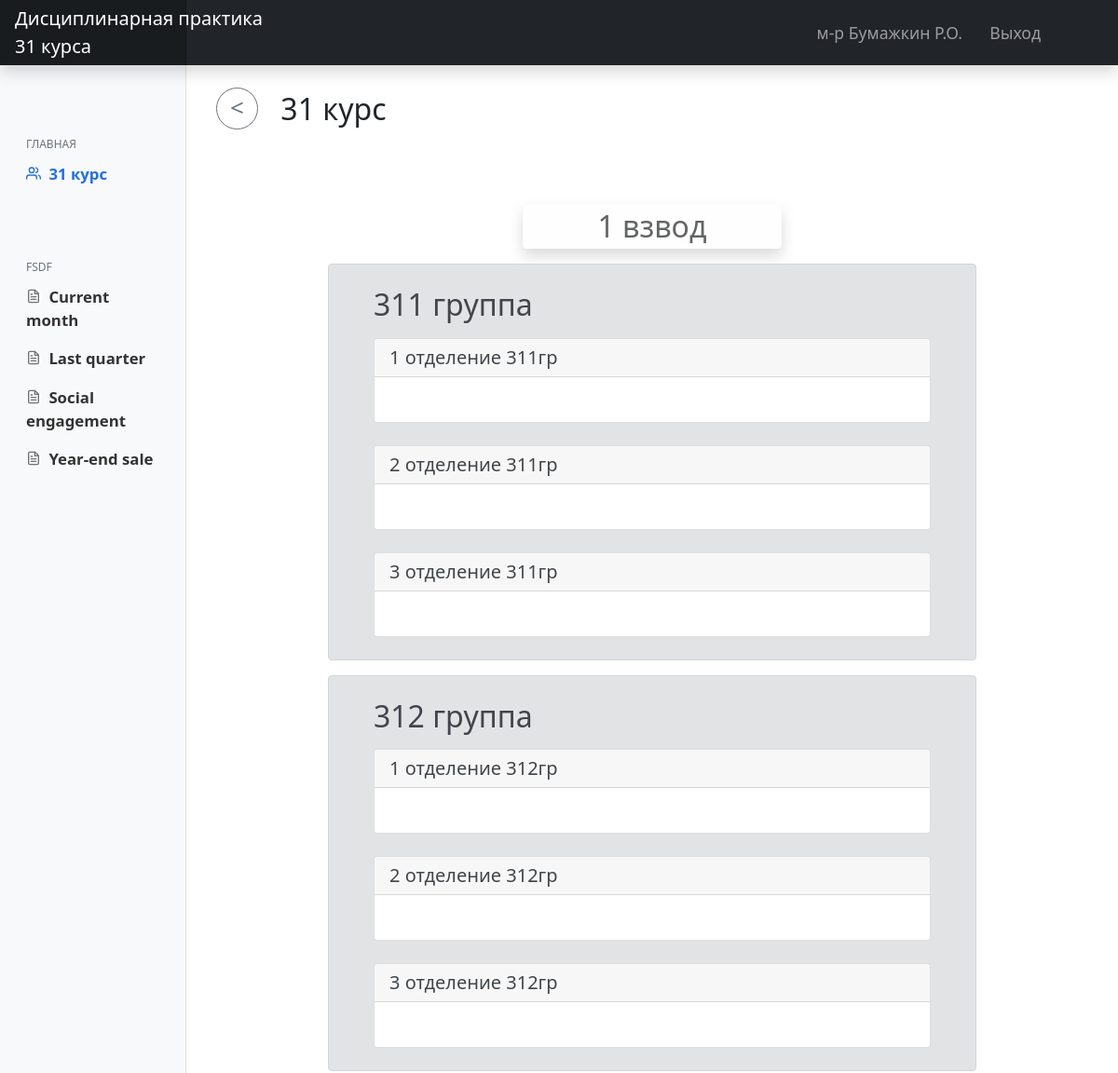
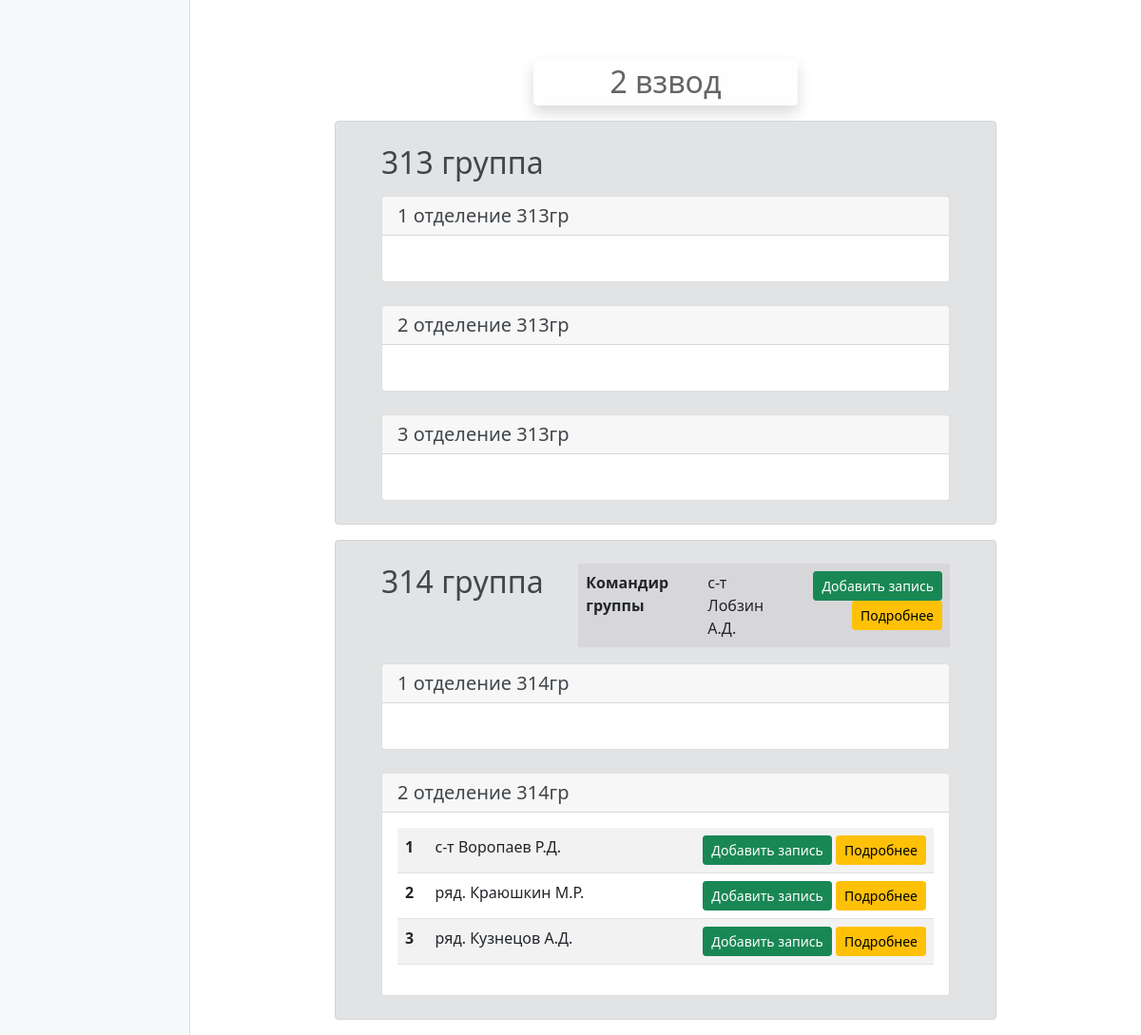
The app's page /group_content/ (signed in) with its own data (2 pictures, top to bottom).
### main/models.py (models this page shows, shortened)
class CustomUser(AbstractUser):
    LS = 1
    KO = 2
    KG = 3
    KOF = 4
    ST = 5
    NK = 6
    ROLE_CHOICES = (
        (LS, 'Курсант'),
        (KO, 'Командир отделения'),
        (KG, 'Командир группы'),
        (KOF, 'Курсовой офицер'),
        (ST, 'Старшина курса'),
        (NK, 'Начальник курса')
    )
    RANG_CHOICES = (
        ('ряд.', 'Рядовой'),
        ('мл.с-т', 'Мл.Сержант'),
        ('с-т', 'Сержант'),
        ('ст.с-т', 'Ст.Сержант'),
        ('пр-к', 'Прапорщик'),
        ('ст.пр-к', 'Ст.Прапорщик'),
        ('л-т', 'Лейтенант'),
        ('ст.л-т', 'Ст.Лейтенант'),
        ('к-н', 'Капитан'),
        ('м-р', 'Майор'),
        ('п/п-к', 'Подполковник'),
        ('п-к', 'Полковник')
    )
    role = models.PositiveSmallIntegerField('Должность', choices=ROLE_CHOICES, blank=True, null=True)
    first_name = models.CharField('Имя', max_length=50, blank=True, null=True)
    last_name = models.CharField('Фамилия', max_length=50, blank=True, null=True)
    surname = models.CharField('Отчество', max_length=50, blank=True, null=True)
    rang = models.CharField('Воинское звание', choices=RANG_CHOICES, max_length=50, blank=True, null=True)
    category = TreeForeignKey('Category', on_delete=models.PROTECT, related_name='staff', verbose_name='Подразделение',
                              blank=True, null=True)
    slug = models.SlugField(max_length=255, help_text='Заполняется автоматически!', db_index=True, blank=True)
    def get_FIO(self):
        if self.last_name:
            return str(self.rang) + ' ' + str(self.last_name) + ' ' + str(self.first_name[0].upper()) + '.' + str(
                self.surname[0].upper()) + '.'
        else:
            return "'unknown'"

class Category(MPTTModel):
    COURSE_TYPE = "course"
    PLATOON_TYPE = "platoon"
    GROUP_TYPE = "group"
    UNIT_TYPE = "unit"
    type_choices = [
        (COURSE_TYPE, "Курс"),
        (PLATOON_TYPE, "Взвод"),
        (GROUP_TYPE, "Группа"),
        (UNIT_TYPE, "Отделение"),
    ]
    title = models.CharField(max_length=50, unique=True, verbose_name='Название позразделения')
    type = models.CharField(choices=type_choices, max_length=25, verbose_name="Тип категории")
    parent = TreeForeignKey('self', on_delete=models.PROTECT, null=True, blank=True, related_name='children',
                            db_index=True, verbose_name='Родительская категория')
    slug = models.SlugField()
    class MPTTMeta:
        order_insertion_by = ['title']
    class Meta:
        unique_together = [['parent', 'slug']]
        verbose_name = 'Категория'
        verbose_name_plural = 'Категории'
    def __str__(self):
        return self.title

### main/views.py (the view)
# urls.py: path('group_content/', GroupsContentView.as_view(), name='view_group_content'),
class GroupsContentView(LoginRequiredMixin, UserPassesTestMixin, ListView):
    def test_func(self):
        return self.request.user.role > CustomUser.LS
    model = CustomUser
    context_object_name = 'cadets'
    template_name = 'main/content_groups.html'
    def get_queryset(self):
        login_user = self.request.user
        main_node = self.request.user.category
        if main_node.is_leaf_node():
            cadets = main_node.staff.exclude(slug=login_user.slug)
        else:
            cadets = CustomUser.objects.none()
            nodes = main_node.get_descendants()
            for node in nodes:
                cadets = cadets | node.staff.all()
        return cadets.order_by('last_name')
    def get_context_data(self, **kwargs):
        context = super().get_context_data(**kwargs)
        context["main_node"] = self.request.user.category
        return context

### main/templates/main/content_groups.html (shortened to what this page needs)
{% extends 'main/layout.html' %}
{% load static %}
{% block content %}
    <h2 class="mt-4 ms-2"><a onclick="history.back();">
        <button class="btn btn-outline-secondary btn-circle btn-sm mb-2 me-3"><</button>
    </a>{{ main_node }}</h2>
    <div class="container mt-4">
        <div class="row justify-content-center">
            {% if main_node.is_leaf_node %}
                <div class="alert alert-secondary px-5 pb-0 pt-4 justify-content-center w-75">
                <div class="col mb-4">
                    <div class="card">
                        <div class="card-header h5">
                            {{ main_node }}
                        </div>
                        <div class="card-body">
                            <table class="table table-striped ">
                                <tbody>
                                {% for cadet in cadets %}
                                    <tr>
                                        <th scope="row">{{ forloop.counter }}</th>
                                        <td>{{ cadet.get_FIO }}</td>
                                        <td class="text-end">
                                            <a class="btn btn-sm btn-success" href="{% url 'create_note' slug=cadet.slug %}">Добавить запись</a>
                                            <a class="btn btn-sm btn-warning" href="{% url 'view_user_notes' slug=cadet.slug %}">Подробнее</a>
                                        </td>
                                    </tr>
                                {% endfor %}
                                </tbody>
                            </table>
                        </div>
                    </div>
                </div>
                </div>
            {% else %}
                {% for platoon_node in main_node.get_children %}
                    <div class="row justify-content-center">
                        <div class="col-4">
                            <h2 class="alert alert-light text-black mb-3 py-1 mt-5 text-center shadow">{{ platoon_node }}</h2>
                        </div>
                    </div>
                    {% for child_node in platoon_node.get_children %}
                        <div class="alert alert-secondary px-5 pb-0 pt-4 justify-content-center w-75">
                            <div class="row row-cols-2 justify-content-between">
                                <div class="col-4">
                                    <h2 class="alert-heading mb-3">{{ child_node }}</h2>
                                </div>
                                <div class="col-8">
                                    <table class="table table-striped ">
                                        <tbody>
                                        {% for kg in child_node.staff.all %}
                                            <tr>
                                                <th scope="row">Командир группы</th>
                                                <td>{{ kg.get_FIO }}</td>
                                                <td class="text-end">
                                                    <a class="btn btn-sm btn-success" href="{% url 'create_note' slug=kg.slug %}">Добавить запись</a>
                                                    <a class="btn btn-sm btn-warning"
                                                       href="{% url 'view_user_notes' slug=kg.slug %}">Подробнее</a>
                                                </td>
                                            </tr>
                                        {% endfor %}
                                        </tbody>
                                    </table>
                                </div>
                            </div>
                        {% for node in child_node.get_children %}
                            <div class="col mb-4">
                                <div class="card">
                                    <div class="card-header h5">
                                        {{ node }}
                                    </div>
                                    <div class="card-body">
                                        <table class="table table-striped ">
                                            <tbody>
                                            {% for cadet in node.staff.all|dictsort:"last_name" %}
                                                <tr>
                                                    <th scope="row">{{ forloop.counter }}</th>
                                                    <td>{{ cadet.get_FIO }}</td>
                                                    <td class="text-end">
                                                        <a class="btn btn-sm btn-success" href="{% url 'create_note' slug=cadet.slug %}">Добавить запись</a>
                                                        <a class="btn btn-sm btn-warning"
                                                           href="{% url 'view_user_notes' slug=cadet.slug %}">Подробнее</a>
                                                    </td>
                                                </tr>
                                            {% endfor %}
                                            </tbody>
                                        </table>
                                    </div>
                                </div>
                            </div>
                        {% endfor %}
                        </div>
                    {% endfor %}
                {% endfor %}
            {% endif %}
    </div>
{% endblock %}

### main/templates/main/layout.html (shortened to what this page needs)
{% load static %}
<!DOCTYPE html>
<html lang="ru">
<head>
    <link rel="stylesheet" href="{% static 'main/css/main.css' %}">
    <link rel="stylesheet" href="{% static 'main/css/bootstrap.min.css' %}">
    <link href="{% static 'main/js/main.js' %}" rel="stylesheet">
  </head>
  <body>
  <header class="navbar navbar-dark sticky-top bg-dark flex-md-nowrap p-0 shadow">
      <a href="{% url 'home' %}" class="navbar-brand col-md-3 col-lg-2 me-0 px-3 text-start">Дисциплинарная практика<br>31 курса</a>
      <div class="navbar-nav">
          <div class="row row-cols-2 mx-2 gx-5">
              <div class="nav-item text-nowrap">
                  <a class="nav-link nav-el">{{ request.user.get_FIO }}</a>
              </div>
              <div class="nav-item text-nowrap">
                  <a class="nav-link nav-el px-3" href="{% url 'logout' %}">Выход</a>
              </div>
          </div>
      </div>
  </header>
  <div class="container-fluid">
      <div class="row">
          <nav id="sidebarMenu" class="col-md-3 col-lg-2 d-md-block bg-light sidebar collapse">
              <div class="position-sticky pt-5">
                  <h6 class="sidebar-heading d-flex justify-content-between align-items-center px-3 mb-1 text-muted">
                      Главная</h6>
                  <ul class="nav flex-column">
                      {% if request.user.role > 1 %}
                      <li class="nav-item">
                          <a class="nav-link active" aria-current="page" href="{% url 'view_group_content' %}">
                              <span data-feather="users"></span>
                              {{ request.user.category.title }}
                          </a>
                      </li>
                      {% endif %}
                  </ul>
                  <h6 class="sidebar-heading d-flex justify-content-between align-items-center px-3 pt-5 mt-4 mb-1 text-muted">
                      fsdf</h6>
                  <ul class="nav flex-column mb-2">
                      <li class="nav-item">
                          <a class="nav-link" href="#">
                              <span data-feather="file-text"></span>
                              Current month
                          </a>
                      </li>
                      <li class="nav-item">
                          <a class="nav-link" href="#">
                              <span data-feather="file-text"></span>
                              Last quarter
                          </a>
                      </li>
                      <li class="nav-item">
                          <a class="nav-link" href="#">
                              <span data-feather="file-text"></span>
                              Social engagement
                          </a>
                      </li>
                      <li class="nav-item">
                          <a class="nav-link" href="#">
                              <span data-feather="file-text"></span>
                              Year-end sale
                          </a>
                      </li>
                  </ul>
              </div>
    </nav>
    <main class="col-md-9 ms-sm-auto col-lg-10 px-md-4">
        {% block content %}{% endblock %}
    </main>
  </div>
</div>
  </body>
</html>

### main/static/main/css/main.css (style rules this page uses)
body { font-size: .875rem; }
.feather { width: 16px; height: 16px; vertical-align: text-bottom; }
.sidebar { position: fixed; top: 0; bottom: 0; left: 0; z-index: 100; padding: 100px 0 0; box-shadow: inset -1px 0 0 rgba(0, 0, 0, .1); }
.sidebar .nav-link { font-weight: 600; color: #333; font-size: 1.05rem; }
.sidebar .nav-link .feather { margin-right: 4px; margin-bottom: 4px; color: #727272; }
.sidebar .nav-link { transition: transform .3s ease-out; }
.sidebar .nav-link.active { color: #2470dc; }
.sidebar .nav-link:hover .feather, .sidebar .nav-link.active .feather { color: inherit; }
.sidebar-heading { font-size: .75rem; text-transform: uppercase; }
.navbar-brand { padding-top: .75rem; padding-bottom: .75rem; font-size: 1.15rem; background-color: rgba(0, 0, 0, .25); box-shadow: inset -1px 0 0 rgba(0, 0, 0, .25); }
.nav-el { font-size: 1.1rem; }
.btn-circle.btn-sm { width: 45px; height: 45px; padding-top: 0px; padding-bottom: 3px; border-radius: 60px; font-size: 26px; text-align: center; }

### records on screen
CustomUser: user.get_FIO "м-р Бумажкин Р.О.", user.category "31 курс"
Category: title "31 курс"
Category: title "1 взвод"
Category: title "311 группа"
Category: title "1 отделение 311гр"
Category: title "2 отделение 311гр"
Category: title "3 отделение 311гр"
Category: title "312 группа"
Category: title "1 отделение 312гр"
Category: title "2 отделение 312гр"
Category: title "3 отделение 312гр"
Category: title "2 взвод"
Category: title "313 группа"
Category: title "1 отделение 313гр"
Category: title "2 отделение 313гр"
Category: title "3 отделение 313гр"
Category: title "314 группа"
CustomUser: get_FIO "с-т Лобзин А.Д."
Category: title "1 отделение 314гр"
Category: title "2 отделение 314гр"
CustomUser: get_FIO "с-т Воропаев Р.Д."
CustomUser: get_FIO "ряд. Краюшкин М.Р."
CustomUser: get_FIO "ряд. Кузнецов А.Д."
